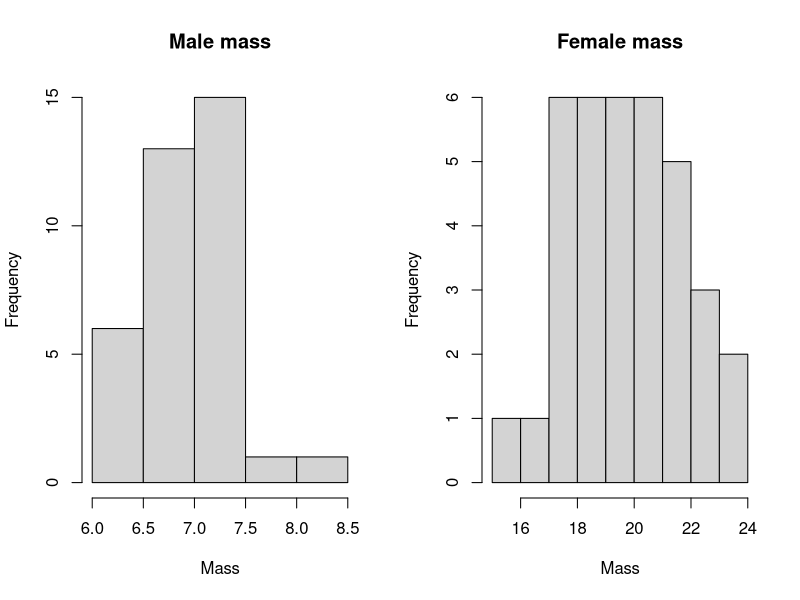
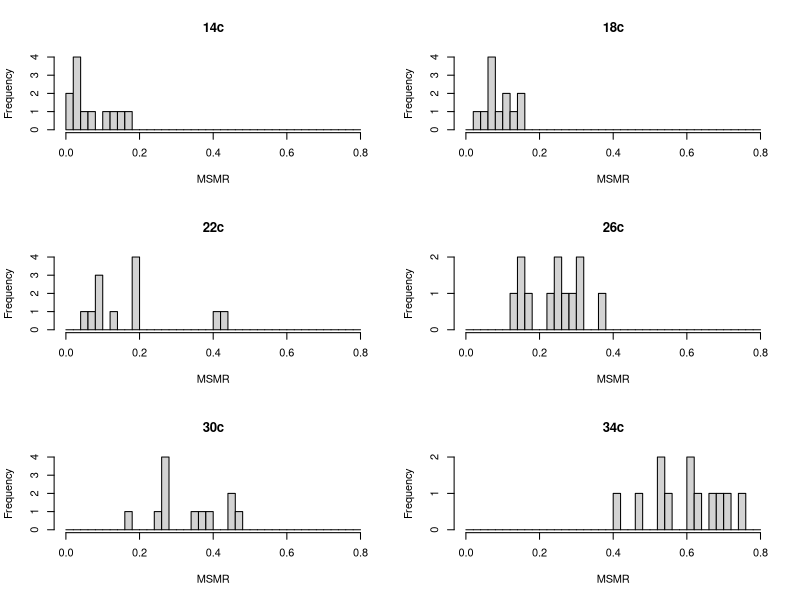
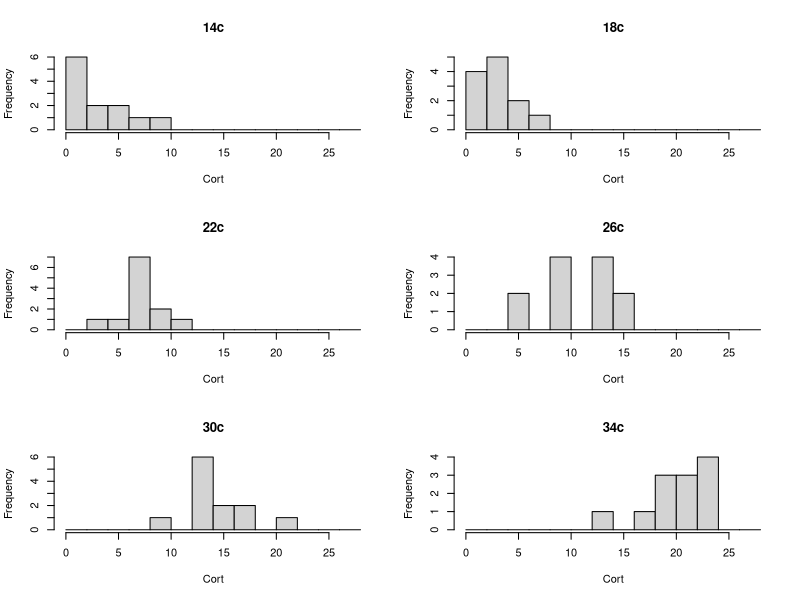
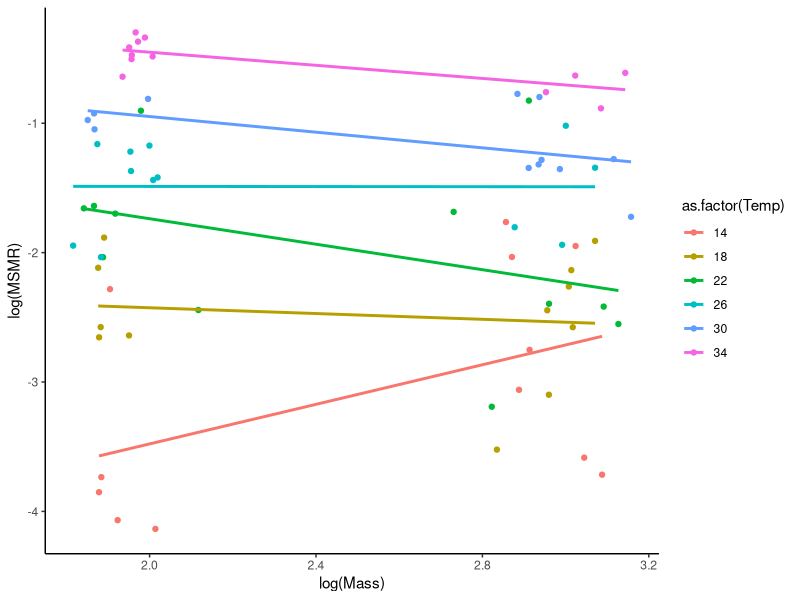
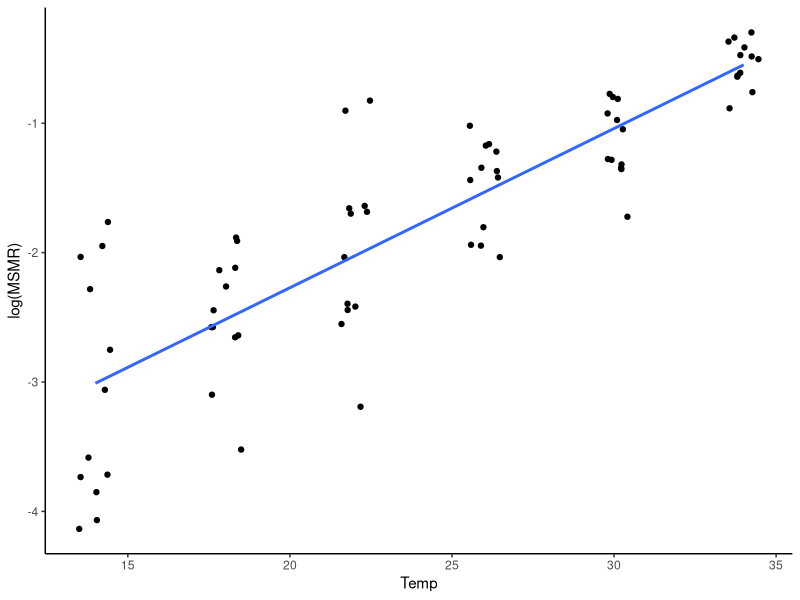
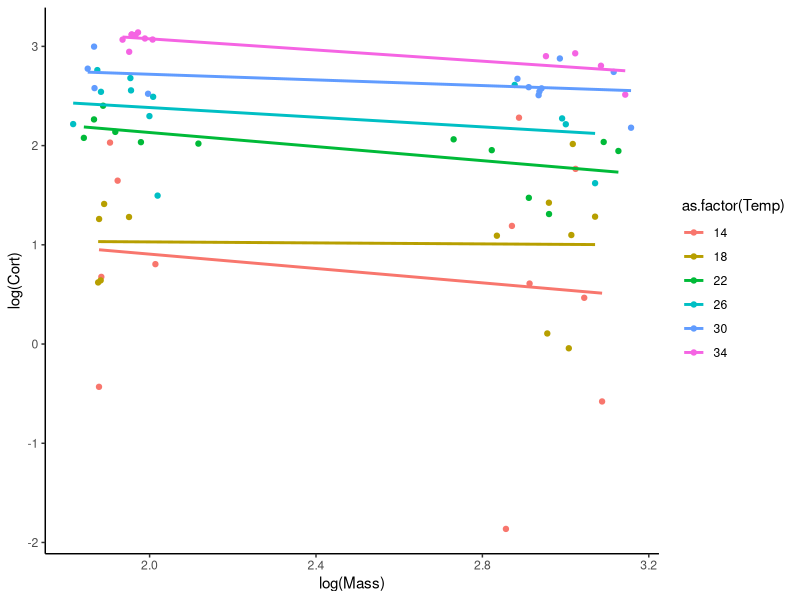
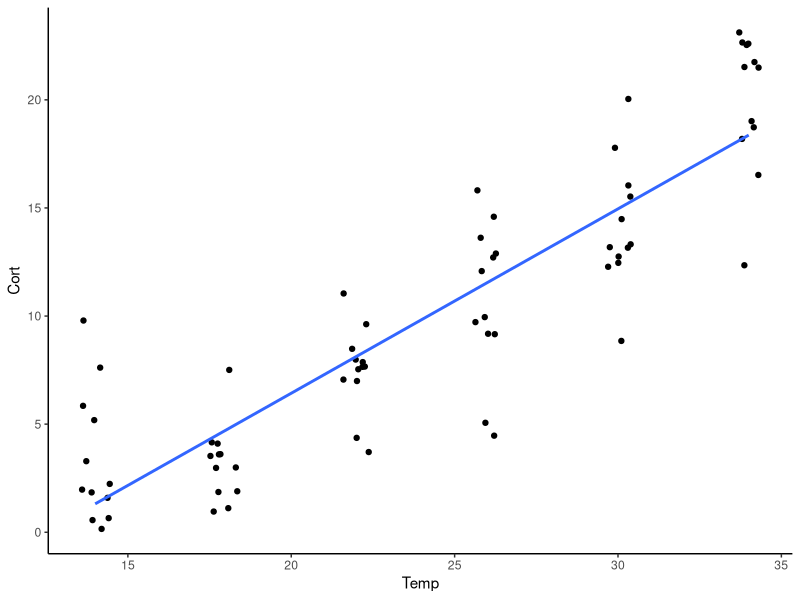
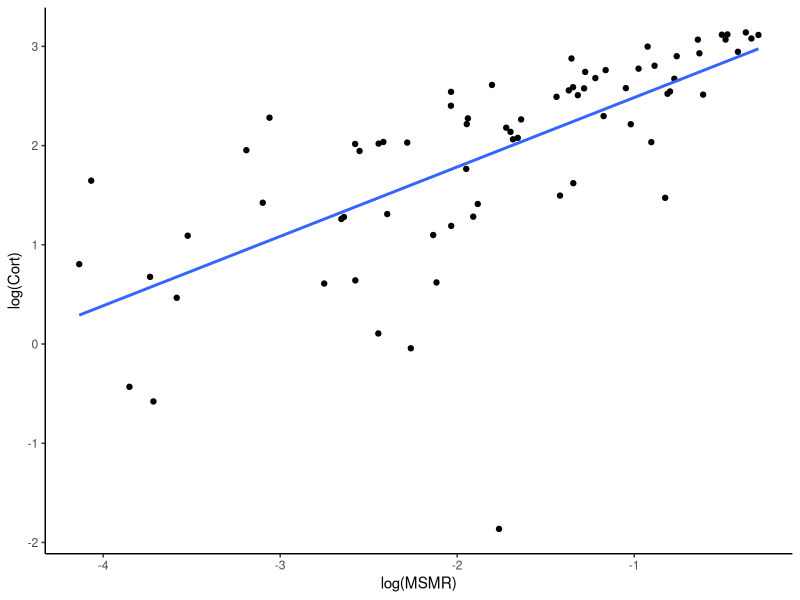

These figures' R source, in order:

library(tidyverse)

rm(list = ls()) #clear workspace

#one simulated data frame
SimulatedData <- read.csv("Power_Analysis/SimulatedData.csv")

summary(SimulatedData)

# Exploratory Plots -------------------------------------------------------

#histogram of mass for each sex 
par(mfrow = c(1,2))
hist(subset(SimulatedData, sex == "M")$Mass, main = "Male mass", xlab = "Mass")
hist(subset(SimulatedData, sex == "F")$Mass, main = "Female mass", xlab = "Mass")
dev.off()

#histogram of MSMR for each sex
par(mfrow = c(3,2))
hist(subset(SimulatedData, Temp == 14)$MSMR, breaks = seq(0,0.8,by=0.02), main = "14c", xlab = "MSMR")
hist(subset(SimulatedData, Temp == 18)$MSMR, breaks = seq(0,0.8,by=0.02), main = "18c", xlab = "MSMR")
hist(subset(SimulatedData, Temp == 22)$MSMR, breaks = seq(0,0.8,by=0.02), main = "22c", xlab = "MSMR")
hist(subset(SimulatedData, Temp == 26)$MSMR, breaks = seq(0,0.8,by=0.02), main = "26c", xlab = "MSMR")
hist(subset(SimulatedData, Temp == 30)$MSMR, breaks = seq(0,0.8,by=0.02), main = "30c", xlab = "MSMR")
hist(subset(SimulatedData, Temp == 34)$MSMR, breaks = seq(0,0.8,by=0.02), main = "34c", xlab = "MSMR")
dev.off()

#histogram of cort for each sex 
par(mfrow = c(3,2))
hist(subset(SimulatedData, Temp == 14)$Cort, breaks = seq(0,28,by=2), main = "14c", xlab = "Cort")
hist(subset(SimulatedData, Temp == 18)$Cort, breaks = seq(0,28,by=2), main = "18c", xlab = "Cort")
hist(subset(SimulatedData, Temp == 22)$Cort, breaks = seq(0,28,by=2), main = "22c", xlab = "Cort")
hist(subset(SimulatedData, Temp == 26)$Cort, breaks = seq(0,28,by=2), main = "26c", xlab = "Cort")
hist(subset(SimulatedData, Temp == 30)$Cort, breaks = seq(0,28,by=2), main = "30c", xlab = "Cort")
hist(subset(SimulatedData, Temp == 34)$Cort, breaks = seq(0,28,by=2), main = "34c", xlab = "Cort")
dev.off()

#MSMR ~ Mass
ggplot(SimulatedData, aes(x = log(Mass), y = log(MSMR), color = as.factor(Temp))) +
  geom_point() +
  geom_smooth(method = "lm", se = FALSE) +
  theme_classic() 

#MSMR ~ Temp
ggplot(SimulatedData, aes(x = Temp, y = log(MSMR))) +
  geom_jitter(width = 0.5) +
  geom_smooth(method = "lm", se = FALSE) +
  theme_classic()

#Cort ~ Mass
ggplot(SimulatedData, aes(x = log(Mass), y = log(Cort), color = as.factor(Temp))) +
  geom_point() +
  geom_smooth(method = "lm", se = FALSE) +
  theme_classic()

#Cort ~ Temp
ggplot(SimulatedData, aes(x = Temp, y = Cort)) +
  geom_jitter(width = 0.5) +
  geom_smooth(method = "lm", se = FALSE) +
  theme_classic()

#Cort ~ MSMR log
ggplot(SimulatedData, aes(x = log(MSMR), y = log(Cort))) +
  geom_point() +
  geom_smooth(method = "lm", se = FALSE) +
  theme_classic()

#Cort ~ MSMR not logged 
ggplot(SimulatedData, aes(x = MSMR, y = Cort)) +
  geom_point() +
  geom_smooth(method = "lm", se = FALSE) +
  theme_classic()








